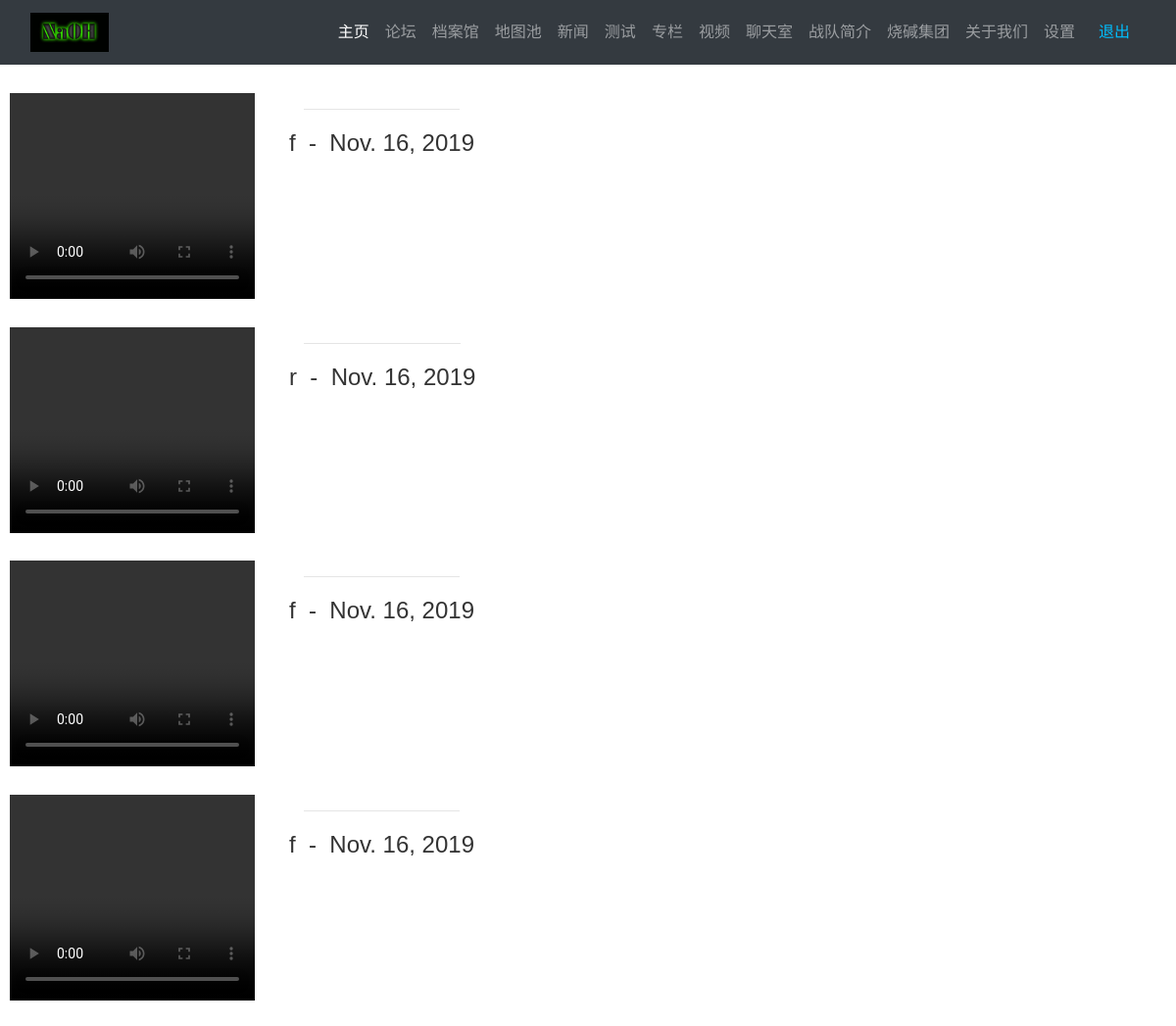
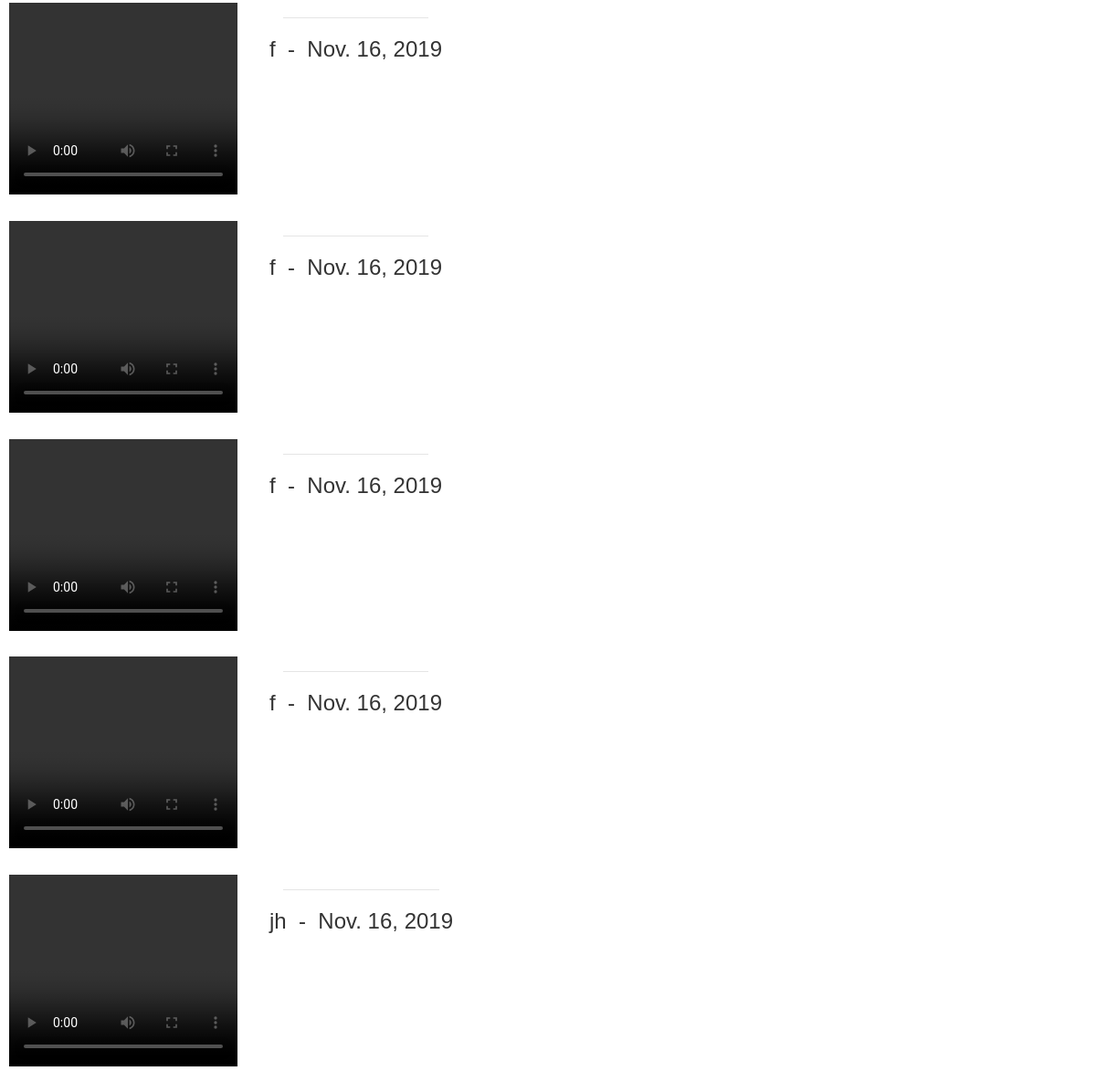
/setting/my_video (signed in), run on the app's committed database (2 pictures, top to bottom).
### videos/models.py (models this page shows)
class Post(models.Model):
    user = models.ForeignKey(User, related_name='%(class)s_requests_created', on_delete=models.CASCADE)
    title = models.CharField(max_length=70)
    body = models.CharField(max_length=100)
    created_on = models.DateTimeField(auto_now_add=True)

### projects/views.py (the view)
# urls.py: path("setting/my_video", views.my_video, name="my_video"),
def my_video(request):
    language = select_language(request)
    posts = Video.objects.filter(
        user=request.user
    ).order_by(
        '-created_on'
    )
    result = []
    for post in posts:
        videos = Videos.objects.filter(post=post).get()
        result.append((post, videos))
    context = {
        'language': language,
        "posts": result
    }
    return render(request, "my_video.html", context)

### cart/context_processors.py (called while the page is built)
def select_language(request):
    language = 'English'
    if request.user.is_authenticated:
        if request.session.get(request.user.username, None) == None:
            request.session[request.user.username] = 'Chinese'
        language = request.session[request.user.username]
    return language

def cart(request):
	return {'cart': Cart(request), 'language': select_language(request)}

### projects/utils.py (called while the page is built)
def select_language(request):
    language = 'English'
    if request.user.is_authenticated:
        if request.session.get(request.user.username, None) == None:
            request.session[request.user.username] = 'Chinese'
        language = request.session[request.user.username]
    return language

### projects/templates/my_video.html (shortened to what this page needs)
{% extends "base.html" %}
{% load static %}
{% block page_content %}
<br>
<div>
{% for item in posts %}
<div id = "p_1">
    <div class="row">
        <div>
            <video id="video" width="250" height="210" controls>
              <source src="{{item.1.video.url}}" >
            </video>
        </div>
        <div>
            <div id="des">
                <hr>
                <div class="row">
                    <h4>{{ item.0.title }}&nbsp;&nbsp;-&nbsp;&nbsp;{{ item.0.created_on.date }}</h4>
                </div>
            </div>
        </div>
    </div>
</div>
<br>
{% endfor %}
</div>
{% endblock %}

### projects/templates/my_video.html (style rules this page uses)
#video { margin-right: 50px; }
#des { max-width: 400px; }
#p_1 { min-width: 750px; }

### data on the page
Post: title "f", created_on "Nov. 16, 2019"
Post: title "r", created_on "Nov. 16, 2019"
Post: title "f", created_on "Nov. 16, 2019"
Post: title "f", created_on "Nov. 16, 2019"
Post: title "f", created_on "Nov. 16, 2019"
Post: title "f", created_on "Nov. 16, 2019"
Post: title "f", created_on "Nov. 16, 2019"
Post: title "f", created_on "Nov. 16, 2019"
Post: title "jh", created_on "Nov. 16, 2019"
